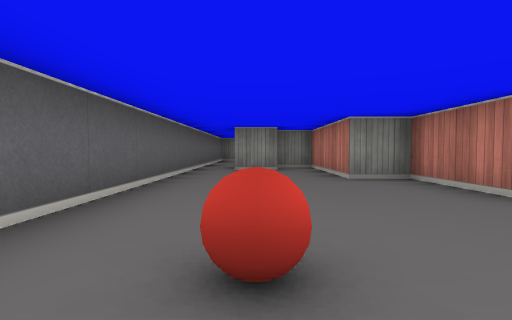
view 1 (above)

14 first-person views from a walk through a cub3D maze. The camera is about half as high as the walls, tilts 2° down and sees 85° across. The floor is counted in squares. Each view is taken from the middle of a square. On the plan, view 1 faces up. The plan holds only what a view shows up to about 9 squares ahead; the rest is blank.

view 2
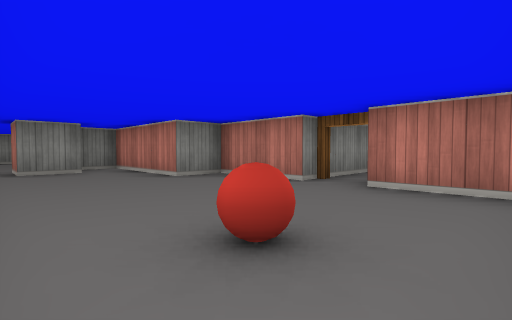

view 3
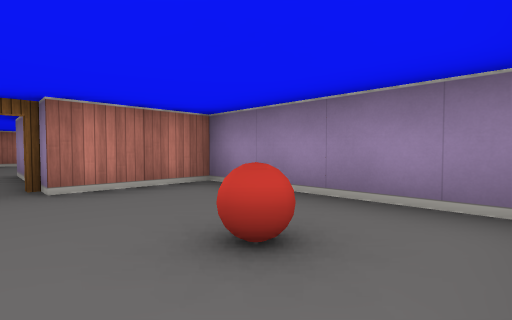

view 4
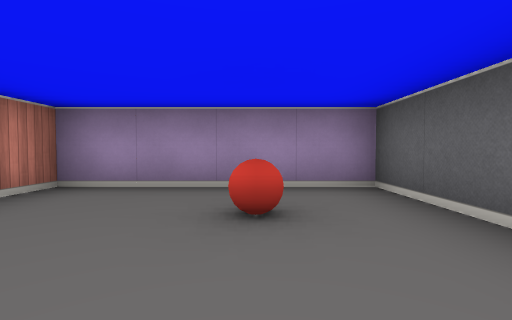

view 5
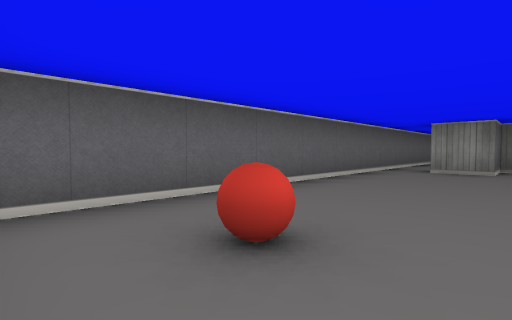

view 6
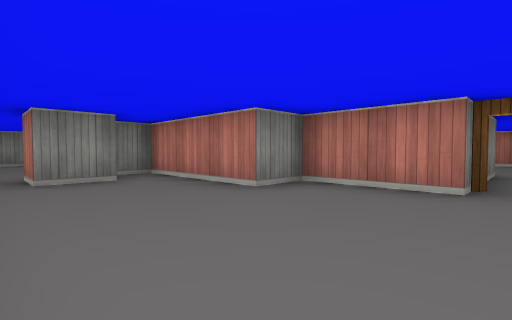

view 7
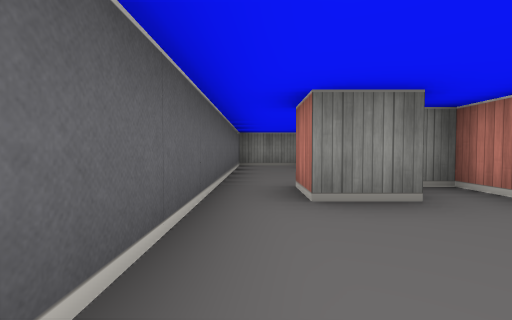

view 8
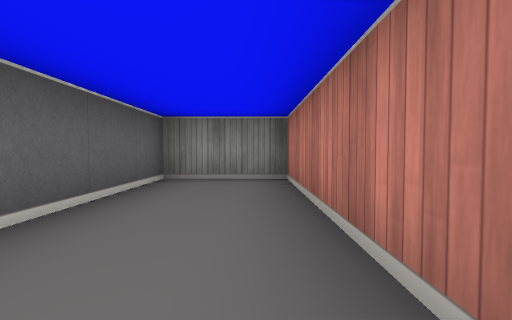

view 9
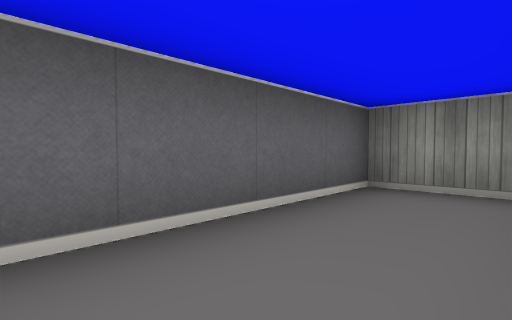

view 10
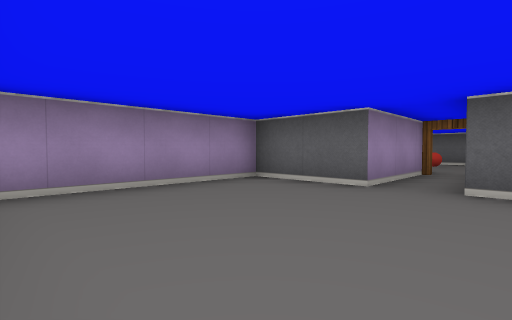

view 11
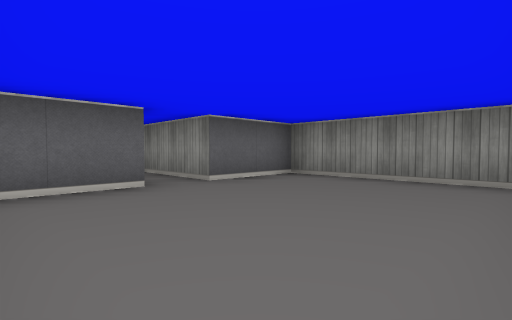

view 12
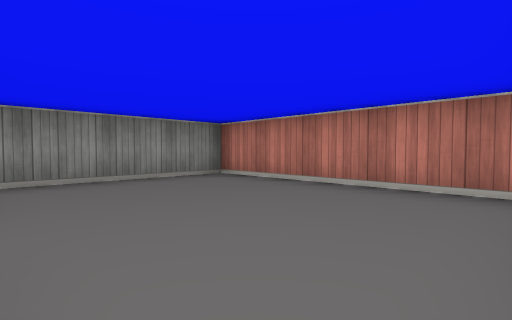

view 13
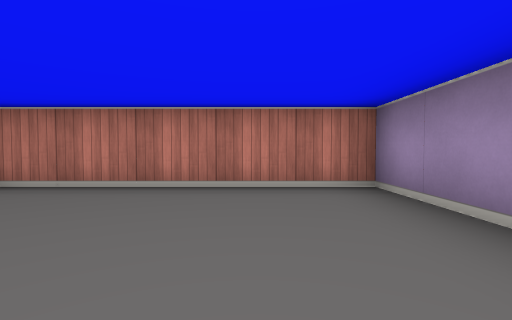

view 14
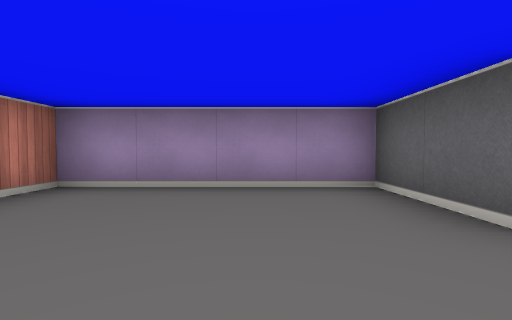

### Floor plan
Ten units are one square. View 1 is at (0, 0); x grows to the right and y downward. Boxes are objects, and circles mark ways between rooms. Rooms are numbered by the first view taken in them; rooms with no view inside come last. Other rooms are left out.
<svg viewBox="-20 -130 120 140">
<path fill="none" stroke="#000" d="M25 -25 25 -45 15 -45 15 -75 5 -75M5 -65 -5 -65 -5 -75M-15 -75 -15 5 25 5 25 -15M5 -85 5 -125 -15 -125 -15 -75M25 -15 55 -15 55 5 95 5 95 -45 55 -45 55 -25 25 -25"/>
<rect x="-5" y="-15" width="10" height="10" fill="#bbb"><title>ball</title></rect>
<circle cx="-10" cy="-80" r="3" fill="#2a7"/>
<circle cx="30" cy="-20" r="3" fill="#2a7"/>
<text x="0" y="-30">1</text>
<text x="-10" y="-100">2</text>
<text x="70" y="-20">3</text>
</svg>
Room 1 opens to room 2. Room 1 opens to room 3.

Where each view was taken, in squares from view 1:
view 1: 0 up, 0 right, facing up
view 2: 0 up, 1 left, facing up-right
view 3: 2 up, 1 left, facing down-right
view 4: 3 up, 0 right, facing down
view 5: 0 up, 1 right, facing up-left
view 6: 2 up, 1 left, facing up-right
view 7: 4 up, 1 left, facing up
view 8: 8 up, 0 right, facing up
view 9: 9 up, 0 right, facing up-left
view 10: 3 up, 9 right, facing down-left
view 11: 0 up, 9 right, facing up-left
view 12: 0 up, 6 right, facing up-right
view 13: 1 up, 6 right, facing right
view 14: 3 up, 7 right, facing down
